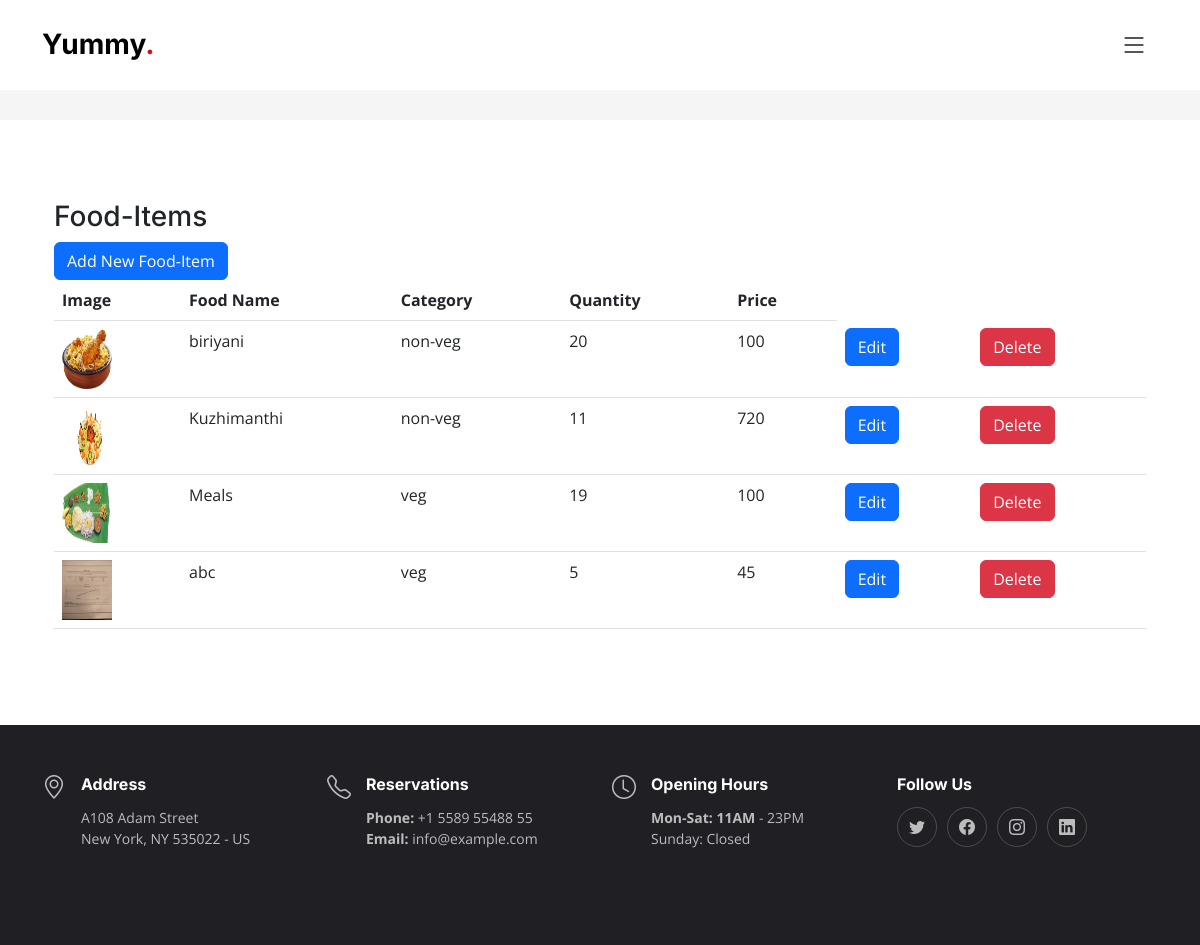
The app's page /admin_fooditem_manage with its own data.
### foodapp/models.py (models this page shows)
class fooditem(models.Model):
    food_id = models.CharField(max_length=20)
    food_name =  models.CharField(max_length=20)
    description =  models.TextField()
    category =  models.CharField(max_length=10)
    quantity = models.IntegerField()
    price = models.IntegerField()
    image =  models.ImageField()

### foodapp/views.py (the view)
# urls.py: path('admin_fooditem_manage',views.admin_fooditem_manage,name="admin_fooditem_manage"),
def admin_fooditem_manage(request):
    cr=fooditem.objects.all()
    return render(request,'admin_fooditems.html',{'fooditems':cr})

### foodapp/templates/admin_fooditems.html (shortened to what this page needs)
{% extends 'admin_layout.html' %}
{% block content %}
<div class="container" data-aos="fade-up">
    <h3>Food-Items</h3>
    <a href="{%  url 'admin_foodadd' %}" type="button" class="btn btn-primary">Add New Food-Item</a>
    <table class="table">
        <thead>
          <tr>
            <th scope="col">Image</th>
            <th scope="col">Food Name</th>
            <th scope="col">Category</th>
            <th scope="col">Quantity</th>
            <th scope="col">Price</th>
          </tr>
        </thead>
        {% for fi in fooditems %}
        <tbody>
          <tr>
            <td><img src="/media/{{fi.image}}"  width="50" height="60"></td>
            <td>{{fi.food_name}}</td>
            <td>{{fi.category}}</td>
            <td>{{fi.quantity}}</td>
            <td>{{fi.price}}</td>
            <td><a href="/adminfood_edit/{{fi.id}}"><button  type="button" class="btn btn-primary">Edit</button></a></td>
            <td><a href="/adminfood_delete/{{fi.id}}" type="button" class="btn btn-danger">Delete</a></td>
          </tr>
        </tbody>
        {% endfor %}
      </table>
</div>
{% endblock %}

### foodapp/static/assets/css/main.css (style rules this page uses)
:root { --font-default: "Open Sans", system-ui, -apple-system, "Segoe UI", Roboto, "Helvetica Neue", Arial, "Noto Sans", "Liberation Sans", sans-serif, "Apple Color Emoji", "Segoe UI Emoji", "Segoe UI Symbol", "Noto Color Emoji"; --font-primary: "Amatic SC", sans-serif; --font-secondary: "Inter", sans-serif; }
:root { --color-default: #212529; --color-primary: #ce1212; --color-secondary: #37373f; }
:root { scroll-behavior: smooth; }
body { font-family: var(--font-default); color: var(--color-default); }
a { color: var(--color-primary); text-decoration: none; }
h1, h2, h3, h4, h5, h6 { font-family: var(--font-secondary); }

### records on screen
fooditem: image (picture), food_name "biriyani", category "non-veg", quantity "20", price "100"
fooditem: image (picture), food_name "Kuzhimanthi", category "non-veg", quantity "11", price "720"
fooditem: image (picture), food_name "Meals", category "veg", quantity "19", price "100"
fooditem: image (picture), food_name "abc", category "veg", quantity "5", price "45"
